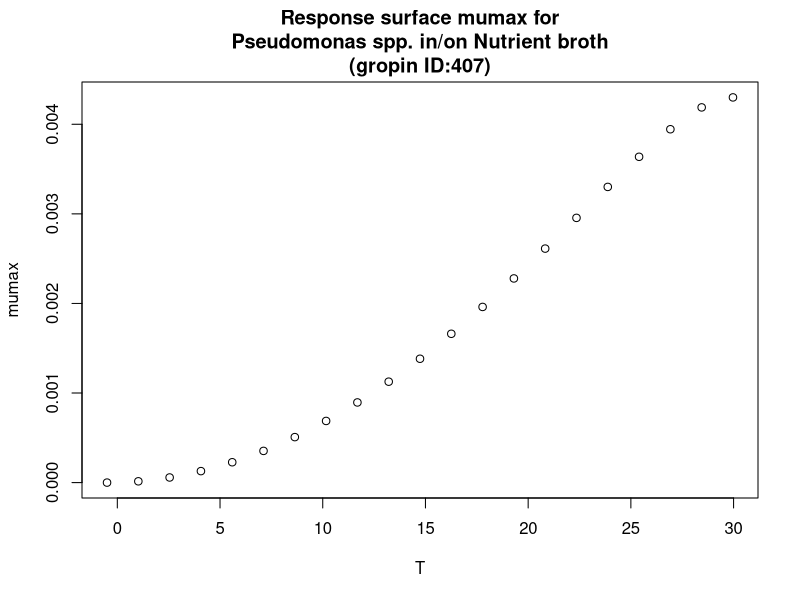

This chart was generated by the following R code:
#############################
# start of Parameter script
#############################
T <- seq(-0.5005,29.97002997003,length.out=21)
#############################
# end of Parameter script
#############################
############################# 
# start of Model script Gropin ID 407 
#############################
 
# constant coefficients for this model
 
variables <- data.frame(T)
argumentsPar <- expand.grid(variables)
 
# heart of the model
response_surface <- function(T) {
   mumax <-(4.3*(10^-3)*(T-34.4)*((T+0.5)^2))/((30+0.5)*((30+0.5)*(T-30)-(30-34.4)*(30-0.5-2*T)))

return(mumax=mumax)
} 

# output parameters
responseSurface <- cbind(argumentsPar,response_surface(argumentsPar['T']))
colnames(responseSurface) <- c(colnames(argumentsPar),'mumax')
#############################
# End of Model script
#############################
############################# 
# start of Visualisation script Gropin ID 407 
#############################
plot(T,responseSurface$'mumax',xlab='T',
                          ylab='mumax',main='Response surface mumax for
Pseudomonas spp. in/on Nutrient broth
(gropin ID:407)')
#############################
# End of Visualisation script
#############################
